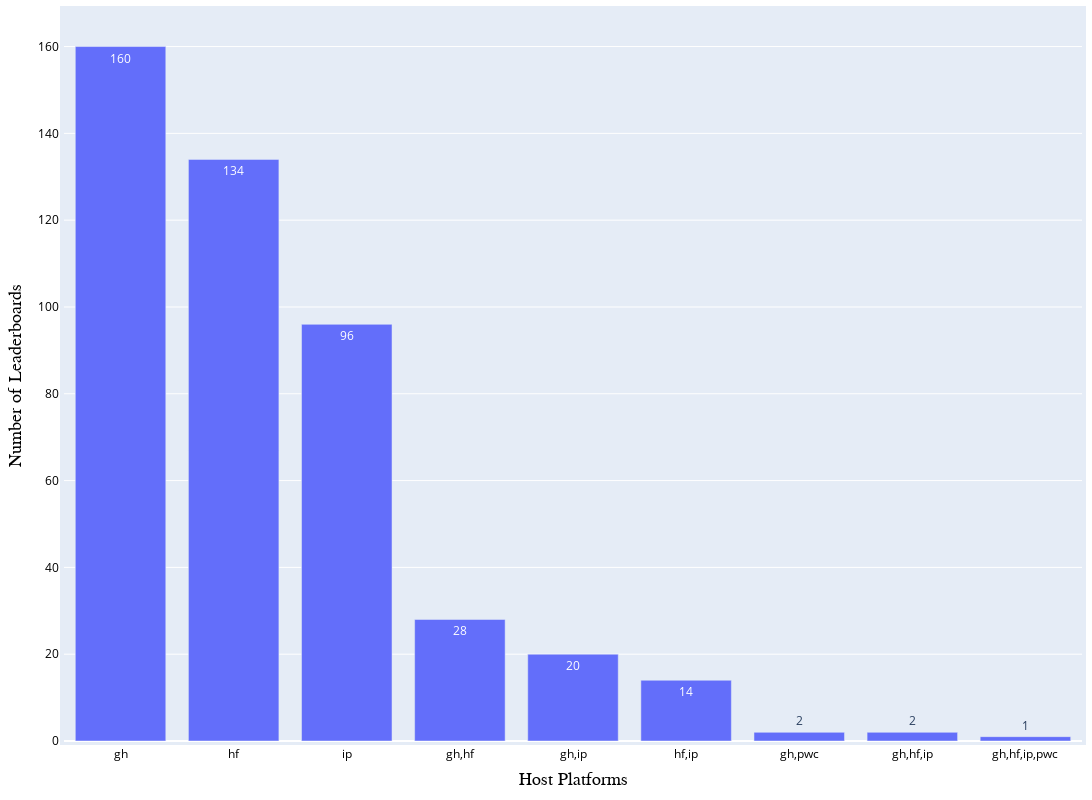

Source (notebook cell):
### Code cell
leaderboard_hosted_on_multiple_platforms = 0
leaderboard_without_model_linkage = 0
leaderboard_host_platform_mapping = defaultdict(int)

df_leaderboard_expanded = pd.read_csv(path_meta / "leaderboard_processed.csv")
df_leaderboard_expanded["Development workflows (non-pwc)"] = (
    df_leaderboard_expanded["Development workflows (non-pwc)"]
    .astype(str)
    .apply(string_to_list)
)
df_leaderboard_expanded["Display formats (non-pwc)"] = df_leaderboard_expanded[
    "Display formats (non-pwc)"
].apply(lambda x: string_to_dict(x, list_format=True))
df_leaderboard_expanded["Publication venues (non-pwc)"] = df_leaderboard_expanded[
    "Publication venues (non-pwc)"
].apply(string_to_list)
df_leaderboard_expanded["Release organizations (non-pwc)"] = df_leaderboard_expanded[
    "Release organizations (non-pwc)"
].apply(string_to_list)

df_leaderboard_expanded["Display formats"] = [
    [] for _ in range(len(df_leaderboard_expanded))
]
df_leaderboard_expanded["Development workflows"] = [
    [] for _ in range(len(df_leaderboard_expanded))
]
df_leaderboard_expanded["Release organizations"] = [
    [] for _ in range(len(df_leaderboard_expanded))
]

for index, row in df_leaderboard_expanded.iterrows():
    display_formats = set(row["Display formats (non-pwc)"])
    publishers = publisher_synonyms_mapping(row["Release organizations (non-pwc)"])
    workflows = set(row["Development workflows (non-pwc)"])

    for platform in row["Platforms"].split(","):
        leaderboard_host_platform_mapping[platform] += 1

    if len(row["Platforms"].split(",")) > 1:
        leaderboard_hosted_on_multiple_platforms += 1

    if row["Platforms"] == "pwc":
        publishers.add("Papers With Code")

    if "pwc" in row["Platforms"]:
        display_formats = display_formats.union(display_format_pwc)
        workflows = workflows.union(workflow_pwc)
    elif pd.isna(row["Model linkage (non-pwc)"]):
        leaderboard_without_model_linkage += 1

    df_leaderboard_expanded.at[index, "Display formats"] = list(display_formats)
    df_leaderboard_expanded.at[index, "Development workflows"] = list(workflows)
    df_leaderboard_expanded.at[index, "Release organizations"] = list(publishers)

df_leaderboard_expanded.to_csv(path_meta / "leaderboard_processed.csv", index=False)

print(f"Total number of leaderboards: {len(df_leaderboard_expanded)}")
print(
    f"{round(leaderboard_without_model_linkage/len(df_leaderboard_expanded)*100,2)}% ({leaderboard_without_model_linkage} out of {len(df_leaderboard_expanded)}) leaderboards do not have any model provenence links."
)
print(
    f"{round(leaderboard_hosted_on_multiple_platforms/len(df_leaderboard_expanded)*100,2)}% ({leaderboard_hosted_on_multiple_platforms} out of {len(df_leaderboard_expanded)}) leaderboards are hosted on multiple platforms."
)

leaderboard_distribution = df_leaderboard_expanded["Platforms"].value_counts().to_dict()

fig = px.bar(
    x=leaderboard_distribution.keys(),
    y=leaderboard_distribution.values(),
    text_auto=True,
    labels={"x": "Host Platforms", "y": "Number of Leaderboards"},
)
# Update the layout for a tighter look
fig.update_layout(
    autosize=True,
    margin=dict(
        l=10,  # Left margin
        r=10,  # Right margin
        b=10,  # Bottom margin
        t=10,  # Top margin
        pad=4,  # Padding between the plot and the margin
    ),
    xaxis=dict(
        title_font=dict(size=18, family="Arial, bold", color="black"),
        tickfont=dict(color="black"),
    ),
    yaxis=dict(
        title_font=dict(size=18, family="Arial, bold", color="black"),
        tickfont=dict(color="black"),
    ),
)
pio.write_image(fig, f"{path_meta}/platform-combo-distribution.pdf")
fig.update_layout(
    width=1200,  # Set the width of the figure
    height=800,  # Set the height of the figure
)
fig.show()

for key, value in leaderboard_host_platform_mapping.items():
    print(
        f"{key.upper()}: {value} ({round(value/len(df_leaderboard_expanded)*100,2)}%)"
    )

### Figure 1 — Plotly figure (JSON) as saved in the notebook; plotly's stock layout.template omitted (floating-point values rounded to 4 significant figures)
{"data": [{"alignmentgroup": "True", "hovertemplate": "Host Platforms=%{x}<br>Number of Leaderboards=%{y}<extra></extra>", "legendgroup": "", "marker": {"color": "#636efa", "pattern": {"shape": ""}}, "name": "", "offsetgroup": "", "orientation": "v", "showlegend": false, "textposition": "auto", "texttemplate": "%{y}", "type": "bar", "x": ["gh", "hf", "ip", "gh,hf", "gh,ip", "hf,ip", "gh,pwc", "gh,hf,ip", "gh,hf,ip,pwc"], "xaxis": "x", "y": [160, 134, 96, 28, 20, 14, 2, 2, 1], "yaxis": "y"}], "layout": {"autosize": true, "barmode": "relative", "height": 800, "legend": {"tracegroupgap": 0}, "margin": {"b": 10, "l": 10, "pad": 4, "r": 10, "t": 10}, "width": 1200, "xaxis": {"anchor": "y", "domain": [0, 1], "tickfont": {"color": "black"}, "title": {"font": {"color": "black", "family": "Arial, bold", "size": 18}, "text": "Host Platforms"}}, "yaxis": {"anchor": "x", "domain": [0, 1], "tickfont": {"color": "black"}, "title": {"font": {"color": "black", "family": "Arial, bold", "size": 18}, "text": "Number of Leaderboards"}}}}
